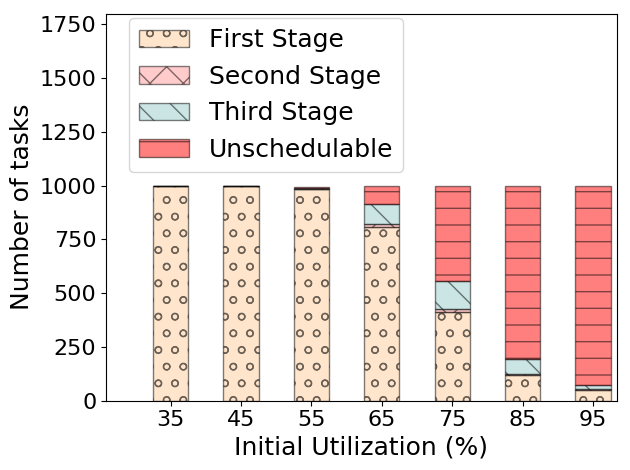

Reproduce this figure in Python.
import numpy as np
import math
import matplotlib.pyplot as plt
import sys
import matplotlib.ticker as tkr
import matplotlib


def main():
    markers = ["s", "D", "o", "*", "v", "^"]
    linestyles = ['-', '--', '-', '--', '-', '--']
    colors = ['#ffcc99', '#ff9999', "#99cccc", 'r', 'k', 'm']
    patterns = ['o', 'x', '\\', '-', '.', 'O', '+']

    data = []
    x_axis = []
    with open("stages.csv") as f:
        for line in f:
            vals = line.strip("").rstrip('\n').split(" ")
            x_axis.append(int(float(vals[0])*100))
            data.append([float(vals[1]), float(vals[2]), float(vals[3]), float(vals[4])])

    fig = plt.figure()
    plt.xlim(0.75, 5.1)
    ax = fig.add_subplot(111)
    plt.ylim(0, 1800)
    plt.ylabel("Number of tasks", fontsize=18)
    plt.xlabel("Initial Utilization (%)", fontsize=18)

    bar_width = 0.30
    ypos = []
    labels = ("First Stage", "Second Stage", "Third Stage", "Unschedulable")
    x = 1

    for c in range(0, len(x_axis)):
      ypos.append(1 + bar_width * x)
      x += 2

    data = np.array(data)
    for i in range (0, 4):
        sums = []
        for c in range(0, len(x_axis)):
          if i > 0:
            sums.append(np.sum(data[c: c + 1, 0: i]))
          else:
            sums = None
            break
        print (data[:, i])
        plt.bar(ypos, data[:, i], bar_width, color=colors[i], hatch=patterns[i],
        align='center', alpha=0.5, label=labels[i], edgecolor='k', bottom=sums)


    plt.xticks(ypos, x_axis)
    # ax.get_yaxis().set_major_formatter(tkr.ScalarFormatter())
    plt.tight_layout()

    #ax.set_xticklabels([])
    plt.tick_params(axis='both', which='major', labelsize=16)
    ax.get_yaxis().set_tick_params(which='minor', size=0)
    ax.get_yaxis().set_tick_params(which='minor', width=0)
    #plt.tick_params(axis='both', which='minor', labelsize=18)

    ax.legend(loc='upper left', bbox_to_anchor=(0.02, 1.02), prop={'size': 18})
    plt.tight_layout()
    plt.savefig("stages.png", bbox_inches='tight')
    #plt.grid()
    # plt.show()



if __name__ == "__main__":
    main()
